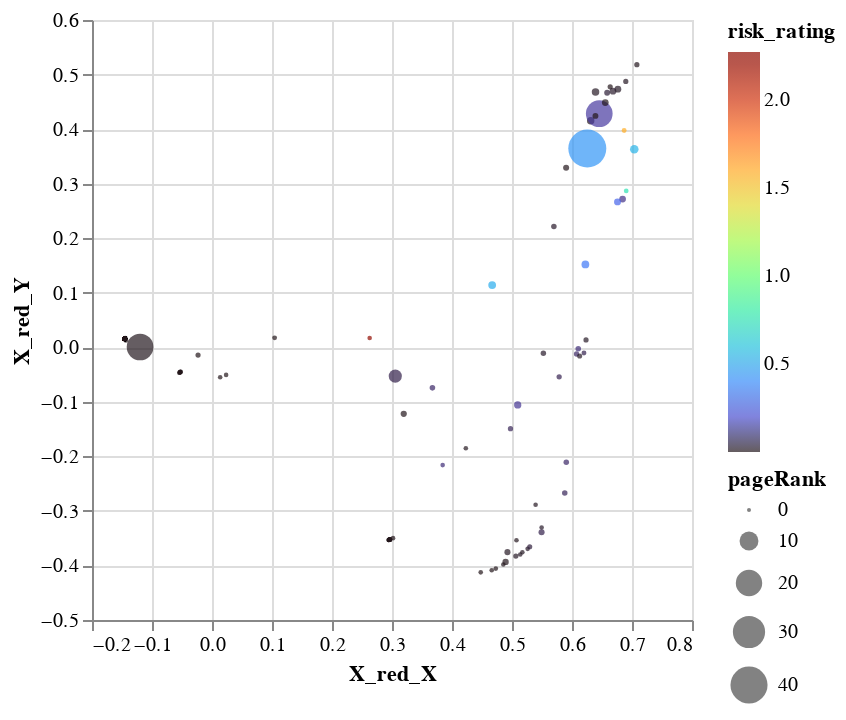

Write notebook code for a chart like this one.
### Code cell
##Interactive plot of embeddings and associated graph properties
alt.Chart(PCA_components).mark_circle(size=60).encode(
    x='X_red_X',
    y='X_red_Y',
    size='pageRank',
    color=alt.Color('risk_rating', scale=alt.Scale(scheme='turbo')),
    tooltip=['btc_id', 'total_amount', 'out_deg', 'in_deg', 'risk_rating']
).interactive()

### Figure 1 — Vega-Lite specification as saved in the notebook (floating-point values rounded to 4 significant figures; data arrays with more than 128 entries replaced by an {"elided": "..."} marker saying what was removed)
{"config": {"view": {"continuousWidth": 300, "continuousHeight": 300}}, "data": {"name": "data-d87443b2f2b16c1f409aeab24e55b895"}, "mark": {"type": "circle", "size": 60}, "encoding": {"color": {"field": "risk_rating", "scale": {"scheme": "turbo"}, "type": "quantitative"}, "size": {"field": "pageRank", "type": "quantitative"}, "tooltip": [{"field": "btc_id", "type": "nominal"}, {"field": "total_amount", "type": "quantitative"}, {"field": "out_deg", "type": "quantitative"}, {"field": "in_deg", "type": "quantitative"}, {"field": "risk_rating", "type": "quantitative"}], "x": {"field": "X_red_X", "type": "quantitative"}, "y": {"field": "X_red_Y", "type": "quantitative"}}, "params": [{"name": "param_3", "select": {"type": "interval", "encodings": ["x", "y"]}, "bind": "scales"}], "$schema": "https://vega.github.io/schema/vega-lite/v5.15.1.json", "datasets": {"data-d87443b2f2b16c1f409aeab24e55b895": {"elided": "299 records"}}}
